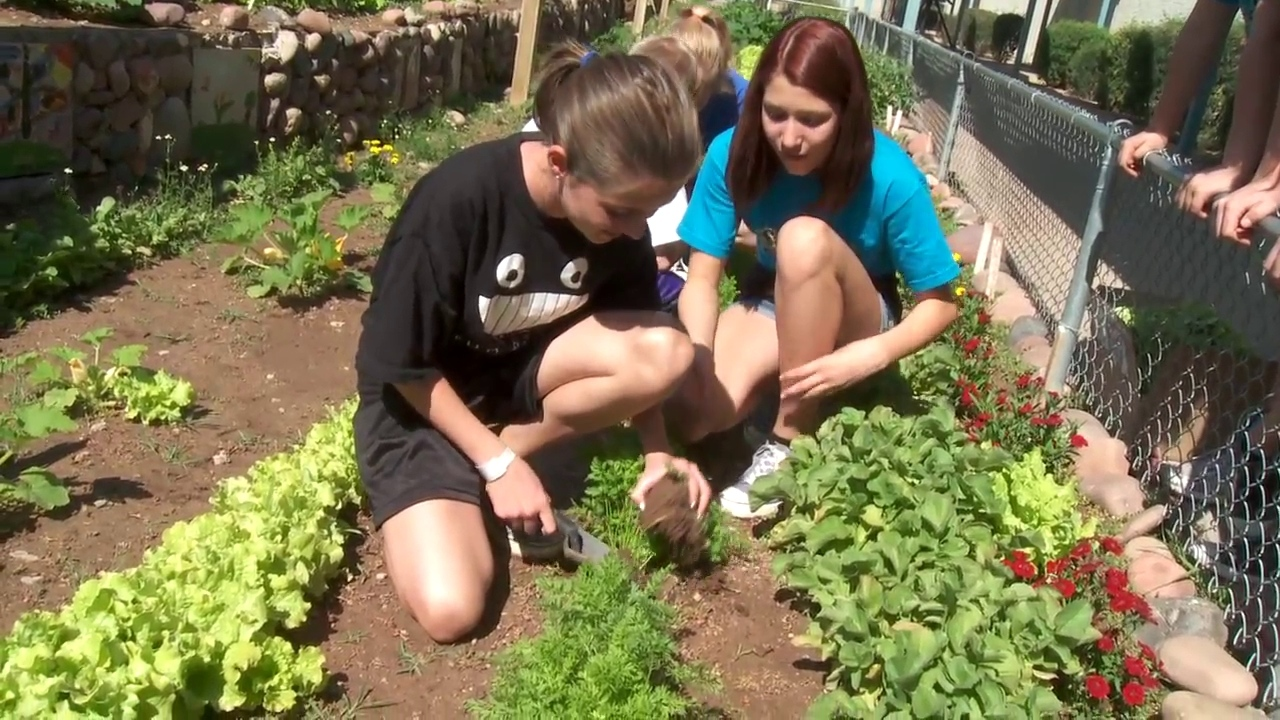
#> input picture test/000648952_02_l copy.jpg, 1280 x 720 px
$ python checkconversion.py
#> lines starting #> are read from the running program, lines starting #| are printed output that depends on the picture; after the words box and inside, x2 and y2 are one past the last pixel; in counts of white or black regions, pixels touching at a corner belong together
import cv2
import numpy as np

# Function to draw keypoints
def draw_keypoints(image, keypoints, color=(0, 255, 0), radius=5, thickness=-1):
    for i in range(5, len(keypoints), 2):
        x = int(keypoints[i] * image.shape[1])
        y = int(keypoints[i+1] * image.shape[0])
        cv2.circle(image, (x, y), radius, color, thickness)

# Your keypoints data
data_string = "0 0.7880859375 0.12890625 0.1015625 0.20833333333333334 0.8095703125 0.38671875 0.791015625 0.20052083333333334 0.6875 0.5130208333333334 0.744140625 0.3645833333333333 0.875 0.4075520833333333 0.787109375 0.3333333333333333 0.771484375 0.57421875 0.6640625 0.5260416666666666 0.68359375 0.3671875 0.7119140625 0.18489583333333334 0.869140625 0.21614583333333334 0.9130859375 0.3802083333333333 0.85546875 0.4596354166666667"
keypoints = [float(num) for num in data_string.split()]

# Load your image
image_path = 'test/000648952_02_l copy.jpg'
image = cv2.imread(image_path)
#> image is the input picture: shape (720, 1280, 3); mean B, G, R 81.2, 114.1, 120.7

draw_keypoints(image, keypoints)
#> after the loop in draw_keypoints, `for i in range(5, len(keypoints), 2):`:
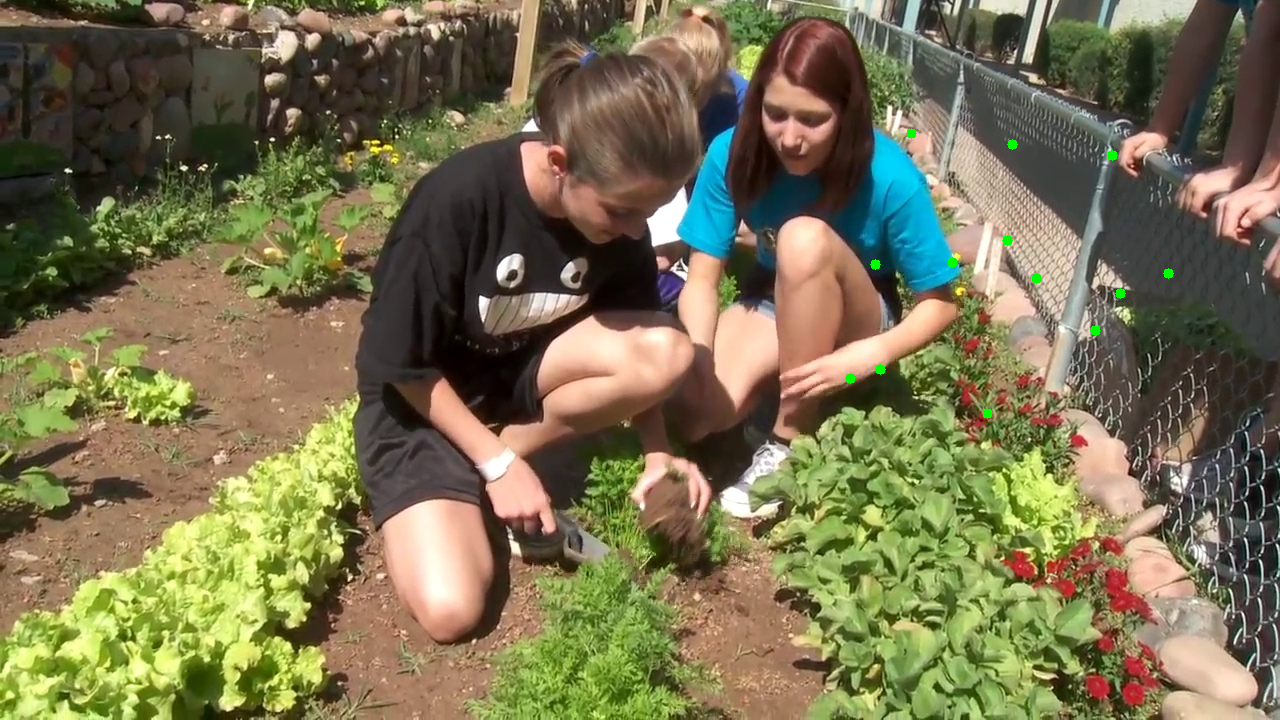
#> image: shape (720, 1280, 3); 0.11% of pixels changed, all inside (x1, y1, x2, y2) = (845, 128, 1174, 419)

# Display the image
cv2.imshow("Keypoints", image)
cv2.waitKey(0)
cv2.destroyAllWindows()

$ run again, with test/000015774_01_l copy.jpg copied over test/000648952_02_l copy.jpg
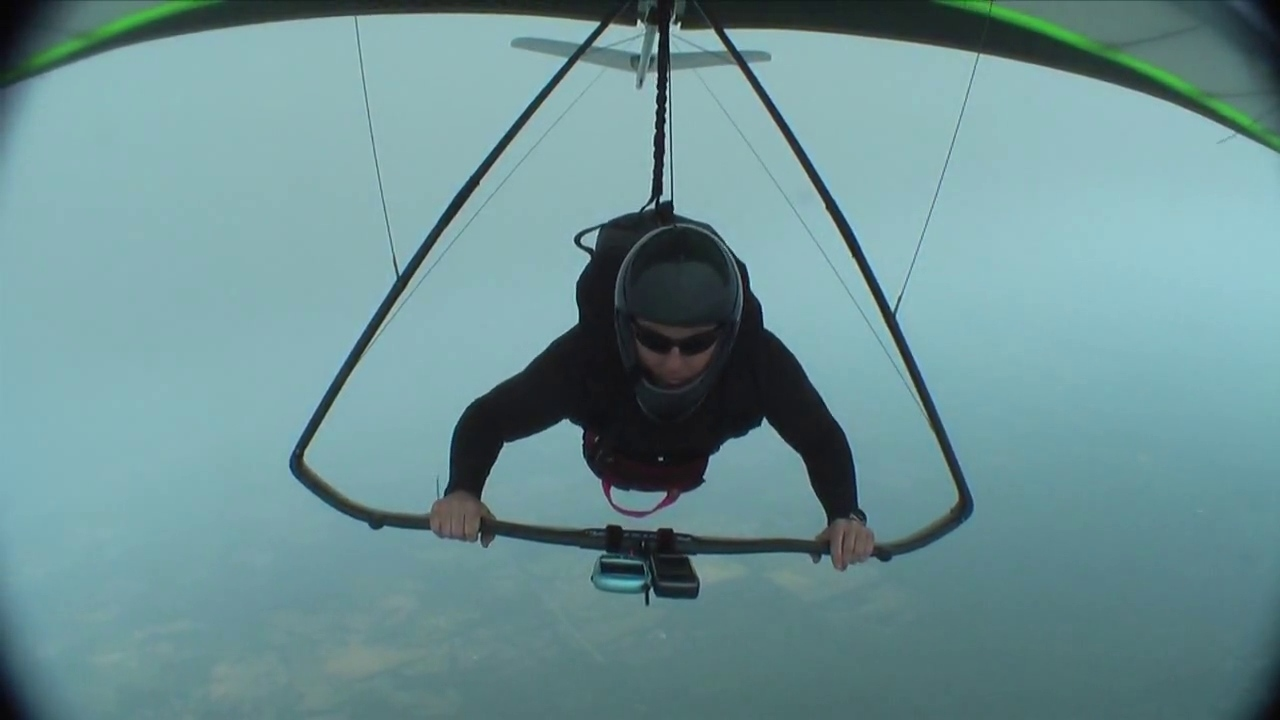
#> input picture test/000015774_01_l copy.jpg, 1280 x 720 px
#> image is the input picture: shape (720, 1280, 3); mean B, G, R 147.9, 145.2, 109
#> after the loop in draw_keypoints, `for i in range(5, len(keypoints), 2):`:
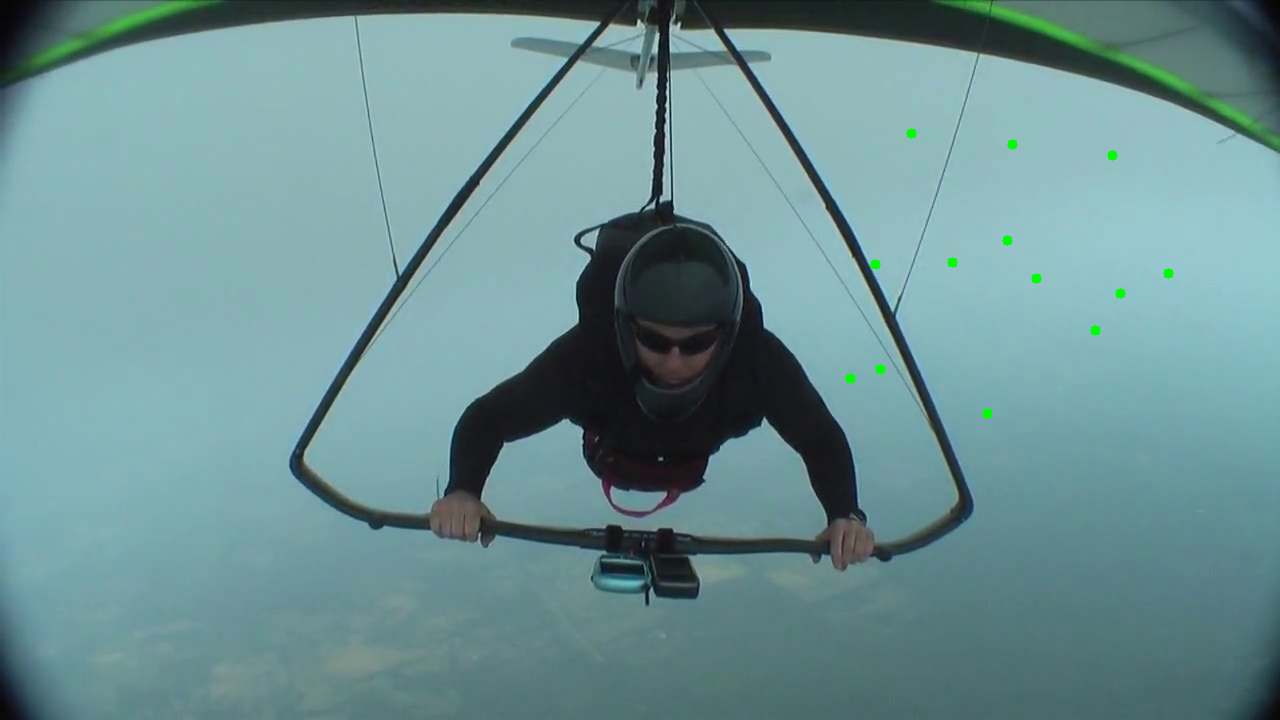
#> image: shape (720, 1280, 3); 0.11% of pixels changed, all inside (x1, y1, x2, y2) = (845, 128, 1174, 419)

$ run again, with test/091702171_01_l copy.jpg copied over test/000648952_02_l copy.jpg
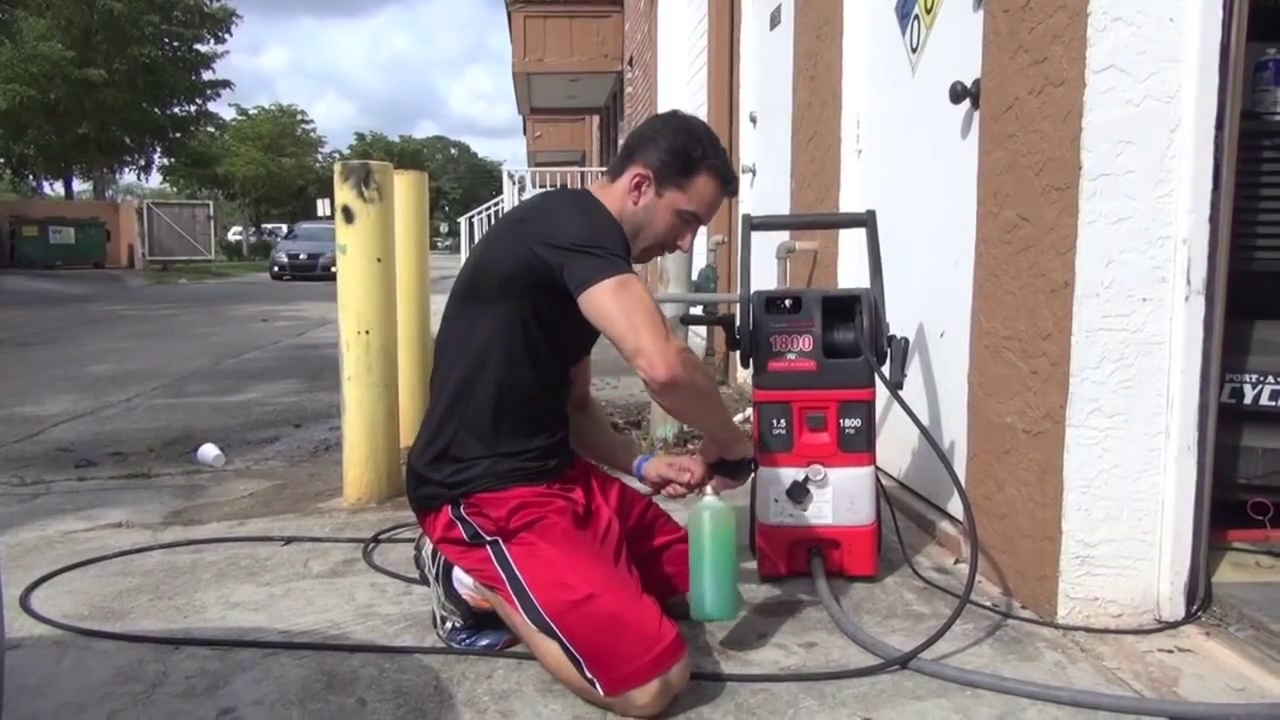
#> input picture test/091702171_01_l copy.jpg, 1280 x 720 px
#> image is the input picture: shape (720, 1280, 3); mean B, G, R 128, 128.3, 143
#> after the loop in draw_keypoints, `for i in range(5, len(keypoints), 2):`:
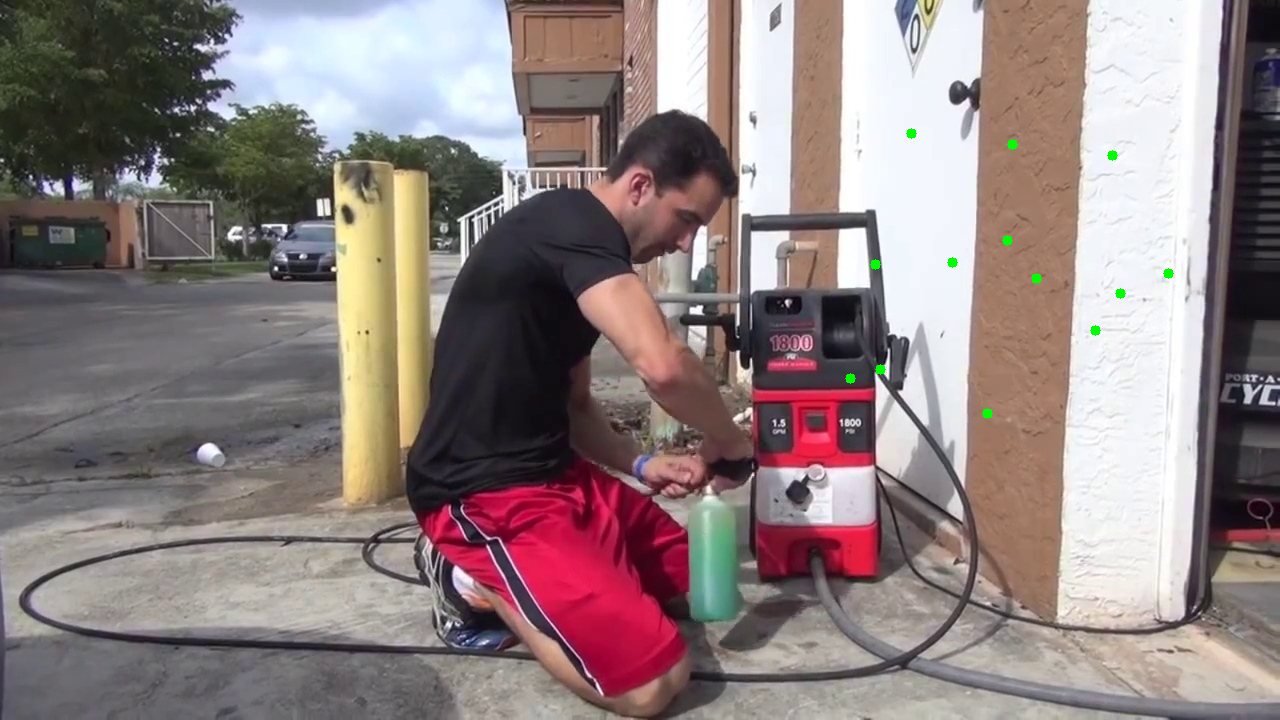
#> image: shape (720, 1280, 3); 0.11% of pixels changed, all inside (x1, y1, x2, y2) = (845, 128, 1174, 419)

$ run again, with test/Alexander_a_visit_to_the_cafe.flv_000002_l copy.jpg copied over test/000648952_02_l copy.jpg
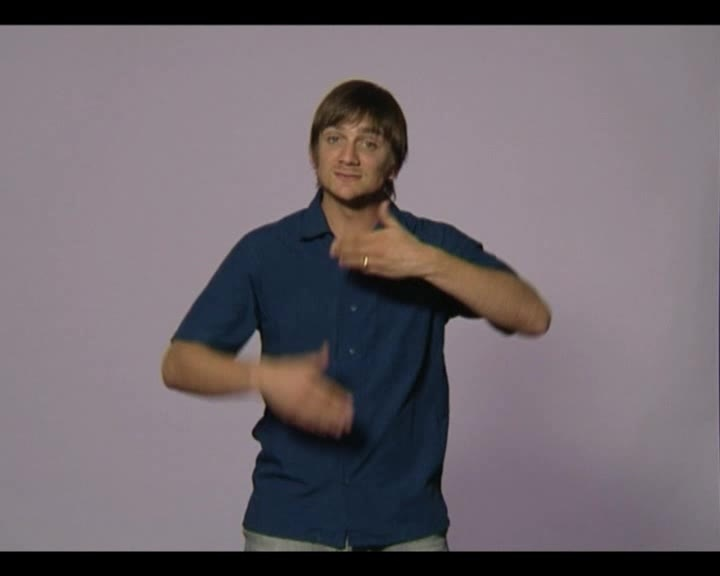
#> input picture test/Alexander_a_visit_to_the_cafe.flv_000002_l copy.jpg, 720 x 576 px
#> image is the input picture: shape (576, 720, 3); mean B, G, R 108.5, 102.2, 110.5
#> after the loop in draw_keypoints, `for i in range(5, len(keypoints), 2):`:
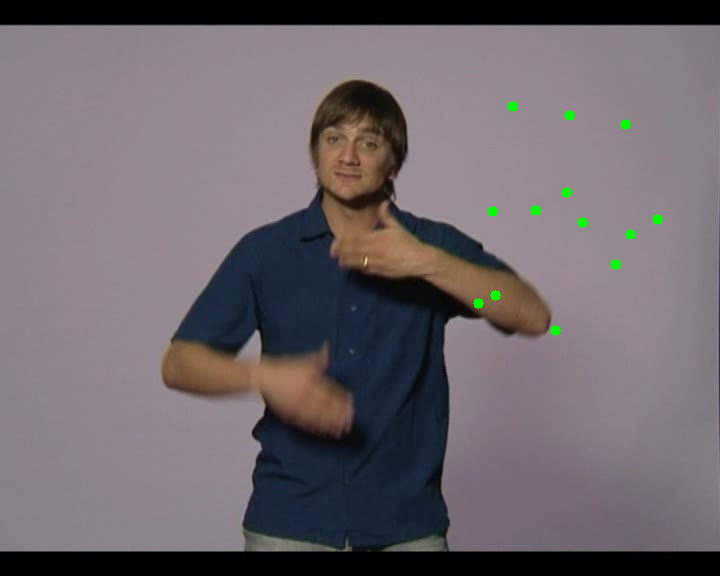
#> image: shape (576, 720, 3); 0.25% of pixels changed, all inside (x1, y1, x2, y2) = (473, 101, 663, 336)
